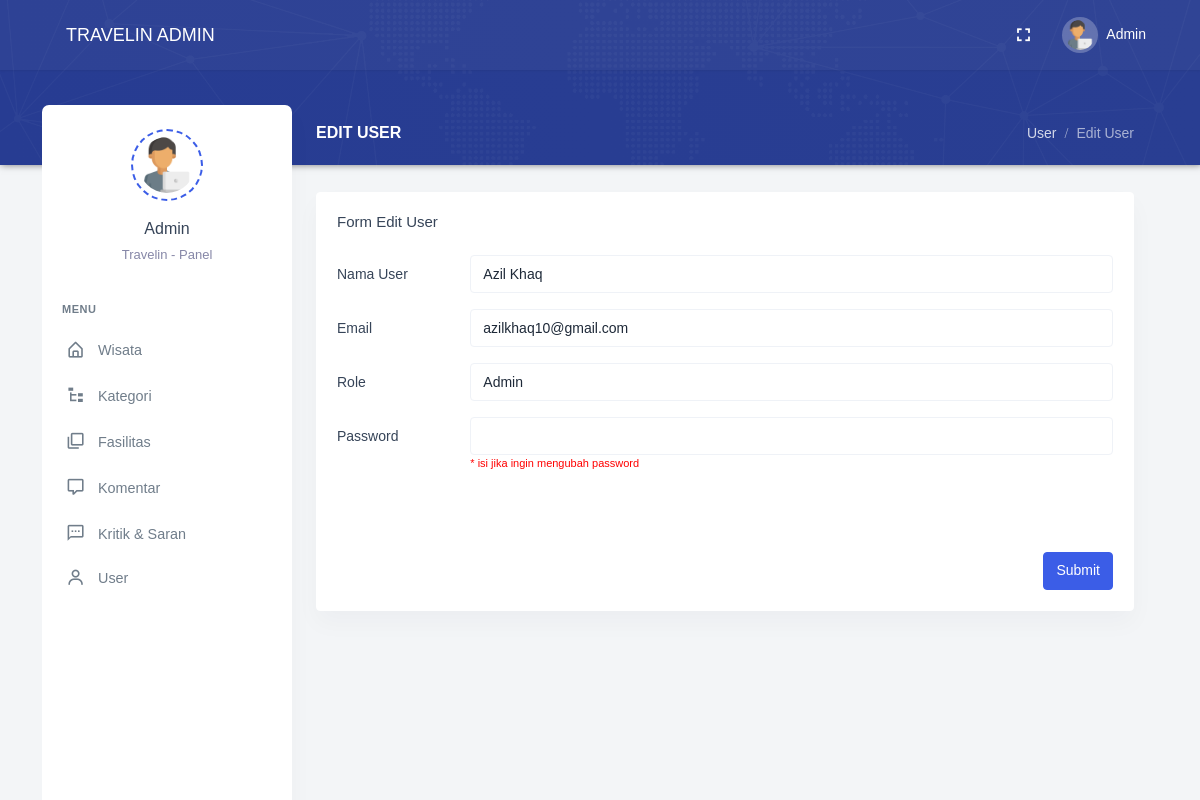
The page /admin/src/pages/user/edit_user.php?id=2 on the database its author committed.
### tables this page shows
CREATE TABLE `users` (
  `id` int(11) NOT NULL,
  `fullname` varchar(255) DEFAULT NULL,
  `email` varchar(50) DEFAULT NULL,
  `password` varchar(255) NOT NULL,
  `role` enum('USER','ADMIN') NOT NULL
);

### admin/src/pages/user/edit_user.php (the view, shortened to what this page needs)
<?php
include "../../../config/database.php";
$id = $_GET['id'];
$query = mysqli_query($koneksi, "SELECT * FROM users WHERE id = $id");
?>
<?php include_once "../../layouts/head.php" ?>
<body data-layout="detached" data-topbar="colored">
    <div class="container-fluid">
        <div id="layout-wrapper">
            <?php include_once "../../layouts/topbar.php" ?>
            <?php include_once "../../layouts/sidebar.php" ?>
            <div class="main-content">
                <div class="page-content">
                    <div class="row">
                        <div class="col-12">
                            <div class="page-title-box d-flex align-items-center justify-content-between">
                                <h4 class="page-title mb-0 font-size-18">Edit User</h4>
                                <div class="page-title-right">
                                    <ol class="breadcrumb m-0">
                                        <li class="breadcrumb-item"><a href="javascript: void(0);">User</a></li>
                                        <li class="breadcrumb-item active">Edit User</li>
                                    </ol>
                                </div>
                            </div>
                        </div>
                    </div>
                    <div class="row">
                        <div class="col-12">
                            <div class="card">
                                <div class="card-body">
                                    <h4 class="card-title mb-4">Form Edit User</h4>
                                    <form action="./proses_update.php" method="POST">
                                        <?php if (mysqli_num_rows($query) > 0) { ?>
                                            <?php
                                            while ($data = mysqli_fetch_array($query)) {
                                            ?>
                                                <div class="mb-3 row">
                                                    <label for="example-text-input" class="col-md-2 col-form-label">Nama User</label>
                                                    <div class="col-md-10">
                                                        <input class="form-control" type="text" name="fullname" value="<?= $data['fullname'] ?>">
                                                    </div>
                                                </div>
                                                <div class="mb-3 row">
                                                    <label for="example-text-input" class="col-md-2 col-form-label">Email</label>
                                                    <div class="col-md-10">
                                                        <input class="form-control" type="text" name="email" value="<?= $data['email'] ?>">
                                                    </div>
                                                </div>
                                                <div class="mb-3 row">
                                                    <label class="col-md-2 col-form-label">Role</label>
                                                    <div class="col-md-10">
                                                        <select name="role" class="form-control">
                                                            <option value="ADMIN" <?= $data['role'] == "ADMIN" ? "selected" : "" ?>>Admin</option>
                                                        </select>
                                                    </div>
                                                </div>
                                                <div class="mb-3 row">
                                                    <label for="example-text-input" class="col-md-2 col-form-label">Password</label>
                                                    <div class="col-md-10">
                                                        <input class="form-control" type="text" name="password">
                                                        <p class="info-pass">* isi jika ingin mengubah password</p>
                                                    </div>
                                                </div>
                                                <button type="submit" class="btn btn-primary waves-effect waves-light mt-5" style="float: right;">Submit</button>
                                            <?php } ?>
                                        <?php } ?>
                                    </form>
                                </div>
                            </div>
                        </div>
                    </div>
                </div>
            </div>
        </div>
    </div>
    <?php include_once "../../layouts/script.php" ?>
</body>

### admin/assets/css/style.css (style rules this page uses)
.info-pass { color: red; font-size: 11px; }

### rows shown on the page
users: fullname "Azil Khaq", email "azilkhaq10@gmail.com", role "Admin"
